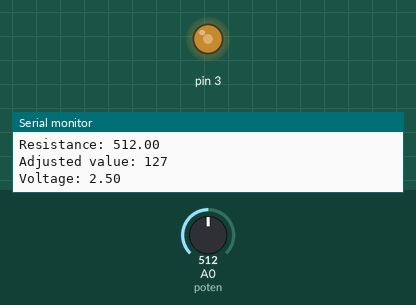
Recording of a sketch running on a simulated Arduino Uno, built with avr-gcc and run on an emulated ATmega328P. Shown: output pins drawn as LEDs (lit = HIGH), the last lines printed to the serial monitor. The inputs (shaded band) are chosen by the test bench; at power-on: A0 (poten) = 512.

Above: at 1.2 s.
1.3 s: A0 (poten) set to 716
At 1.9 s:
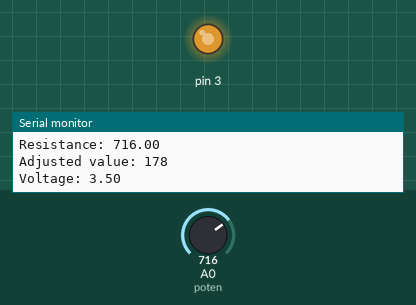
2.8 s: A0 (poten) set to 900
At 4.0 s:
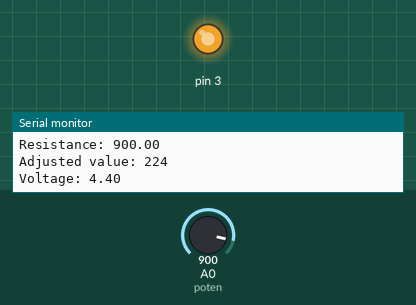
4.3 s: A0 (poten) set to 122
At 5.3 s:
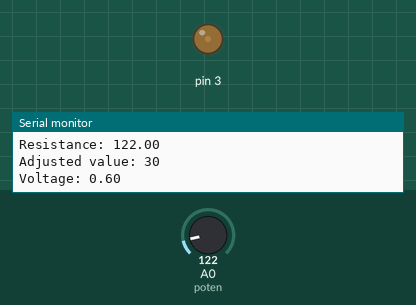
5.8 s: A0 (poten) set to 0
At 6.5 s:
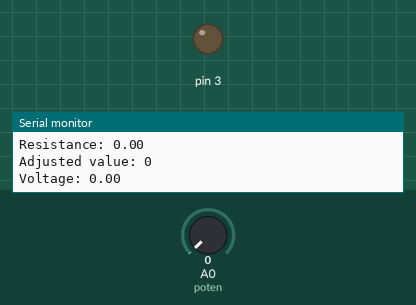
7.3 s: A0 (poten) set to 511
At 7.6 s:
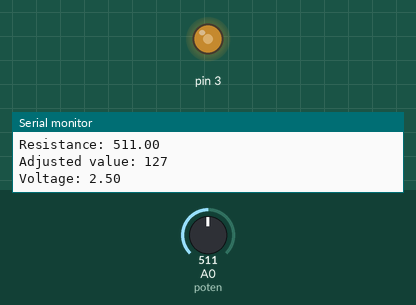
Timing chart, 0 to 9.8 s (numbered marks = the images above; inputs shaded):
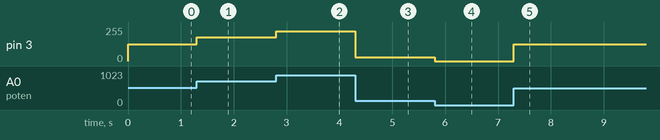

The sketch:

lesson03_01.ino
```cpp
/*
# Creator: Aryon Rabello
# GitHub: https://github.com/arriaoedu123
# Creation date: 23/03/2022
# Version: 1.0
*/

float poten = A0;
float value;
float old_value = 0;
int adjusted_value;

void setup() {
  Serial.begin(9600);
  pinMode(3, OUTPUT);
}

void loop() {
  //read poten value, if that value is less or greater than old_value, then show the value on console
  value = analogRead(poten);

  if(value < old_value || value > old_value) {
  	Serial.print("Resistance: ");
    Serial.println(value);
    adjusted_value = map(value, 0.00, 1023, 0.00, 255);
    analogWrite(3, adjusted_value);
    Serial.print("Adjusted value: ");
    Serial.println(adjusted_value);
    Serial.print("Voltage: ");
    Serial.println(value * 5 / 1023);
    Serial.println("");
    old_value = value;
  }
}
```

Measured:
- after the input at 1.3 s, pin 3: 127/255 → 178/255 at once
- after the input at 2.8 s, pin 3: 178/255 → 224/255 at once
- after the input at 4.3 s, pin 3: 224/255 → 30/255 at once
- after the input at 5.8 s, pin 3: 30/255 → 0/255 at once
- after the input at 7.3 s, pin 3: 0/255 → 127/255 at once
